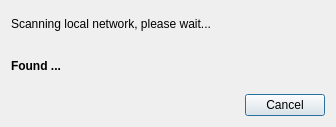
<?xml version="1.0" encoding="UTF-8"?>
<ui version="4.0">
 <class>Dialog</class>
 <widget class="QDialog" name="Dialog">
  <property name="geometry">
   <rect>
    <x>0</x>
    <y>0</y>
    <width>336</width>
    <height>127</height>
   </rect>
  </property>
  <property name="windowTitle">
   <string>Scan network</string>
  </property>
  <layout class="QVBoxLayout" name="verticalLayout">
   <item>
    <widget class="QLabel" name="label">
     <property name="text">
      <string>Scanning local network, please wait...</string>
     </property>
    </widget>
   </item>
   <item>
    <spacer name="verticalSpacer">
     <property name="orientation">
      <enum>Qt::Vertical</enum>
     </property>
     <property name="sizeType">
      <enum>QSizePolicy::Fixed</enum>
     </property>
     <property name="sizeHint" stdset="0">
      <size>
       <width>20</width>
       <height>10</height>
      </size>
     </property>
    </spacer>
   </item>
   <item>
    <widget class="QLabel" name="foundLbl">
     <property name="font">
      <font>
       <weight>75</weight>
       <bold>true</bold>
      </font>
     </property>
     <property name="text">
      <string>Found ...</string>
     </property>
    </widget>
   </item>
   <item>
    <spacer name="verticalSpacer_2">
     <property name="orientation">
      <enum>Qt::Vertical</enum>
     </property>
     <property name="sizeType">
      <enum>QSizePolicy::Fixed</enum>
     </property>
     <property name="sizeHint" stdset="0">
      <size>
       <width>20</width>
       <height>10</height>
      </size>
     </property>
    </spacer>
   </item>
   <item>
    <widget class="QDialogButtonBox" name="buttonBox">
     <property name="standardButtons">
      <set>QDialogButtonBox::Cancel</set>
     </property>
    </widget>
   </item>
  </layout>
 </widget>
 <resources/>
 <connections>
  <connection>
   <sender>buttonBox</sender>
   <signal>rejected()</signal>
   <receiver>Dialog</receiver>
   <slot>reject()</slot>
   <hints>
    <hint type="sourcelabel">
     <x>273</x>
     <y>90</y>
    </hint>
    <hint type="destinationlabel">
     <x>306</x>
     <y>70</y>
    </hint>
   </hints>
  </connection>
 </connections>
</ui>
